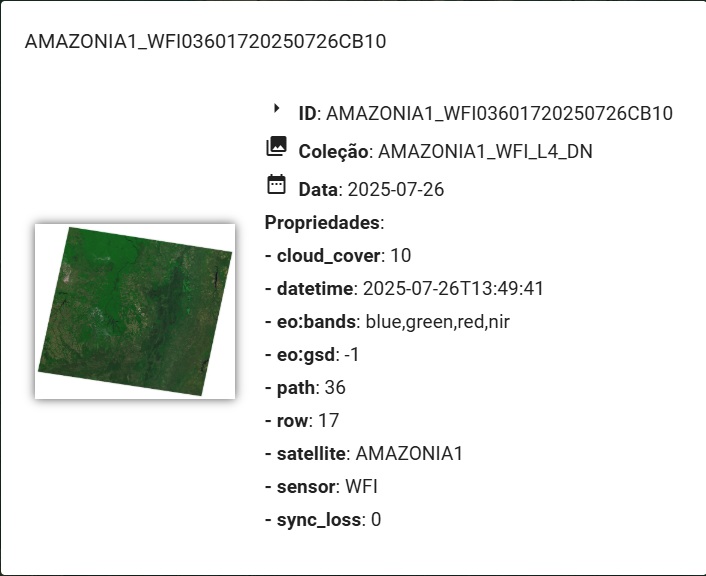
#> input picture Imagens para o artigo/descrição da img_4.png, 706 x 576 px; its folder holds only this picture in this run
$ python -i funcoes.py   (imports and definitions only)
#> lines starting #> are read from the running program, lines starting #| are printed output that depends on the picture; after the words box and inside, x2 and y2 are one past the last pixel; in counts of white or black regions, pixels touching at a corner belong together
#> further down, picture is the input picture: shape (576, 706, 3); mean B, G, R 233.8, 236.1, 233.9
# Importando bibliotecas
import numpy as np
import cv2
import os

def capturando_caminho_imagens_e_nome(caminho):
    # Lista de imagens a serem analisadas
    list_imgs = []
    nome_imgs = []

    for root, dirs, files in os.walk(caminho):
        for img_name in files:
            img_caminho = os.path.join(root, img_name)
            list_imgs.append(img_caminho)
            nome_imgs.append(img_name)

    return list_imgs, nome_imgs
def redimensionar_imagem(img):
    largura = 600
    altura = 500
    img = cv2.resize(img, (largura, altura), interpolation=cv2.INTER_AREA)

    return img

def indentificando_area_sem_vegeracao(img):
    # Criando HSV da imagem
    hsv = cv2.cvtColor(img, cv2.COLOR_BGR2HSV)
#> hsv: shape (576, 706, 3); mean H, S, V 3.9, 8.4, 236.1

    # Delimitação das cores das nuvens
    white_donw = np.array([0, 0, 200])
    white_upper = np.array([179, 50, 255])

    # Delimitações de cores verde e azul
    # Verde
    green_donw = np.array([35, 10, 10])  # EM HSV
    green_upper = np.array([85, 255, 255])  # EM HSV

    # Azul
    blue_donw = np.array([90, 50, 20])  # EM HSV
    blue_upper = np.array([120, 255, 255])  # EM HSV

    # Criando máscaras para as duas cores
    green_mask = cv2.inRange(hsv, green_donw, green_upper)
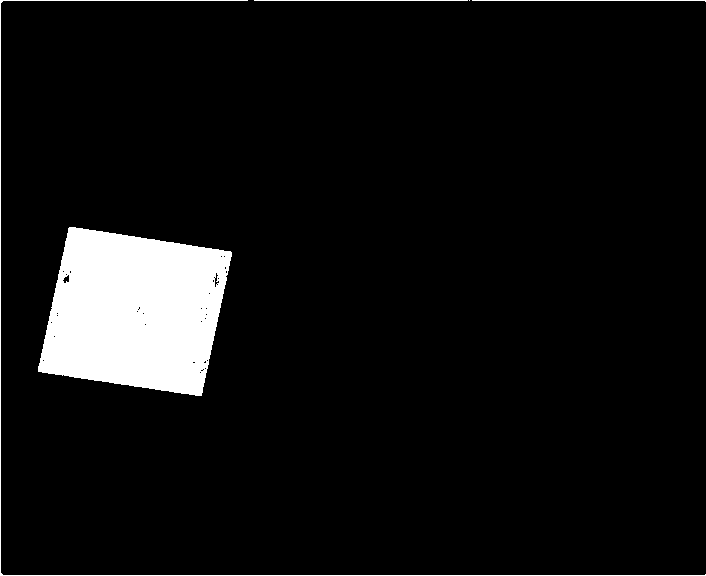
#> green_mask: shape (576, 706); 6.5% white; 5 white regions (1 under 20 px), largest, box (x1, y1, x2, y2) and area: (38, 227, 232, 396) 24475, (0, 0, 706, 576) 1535, (472, 0, 706, 2) 235, (254, 0, 468, 1) 214
    blue_mask = cv2.inRange(hsv, blue_donw, blue_upper)
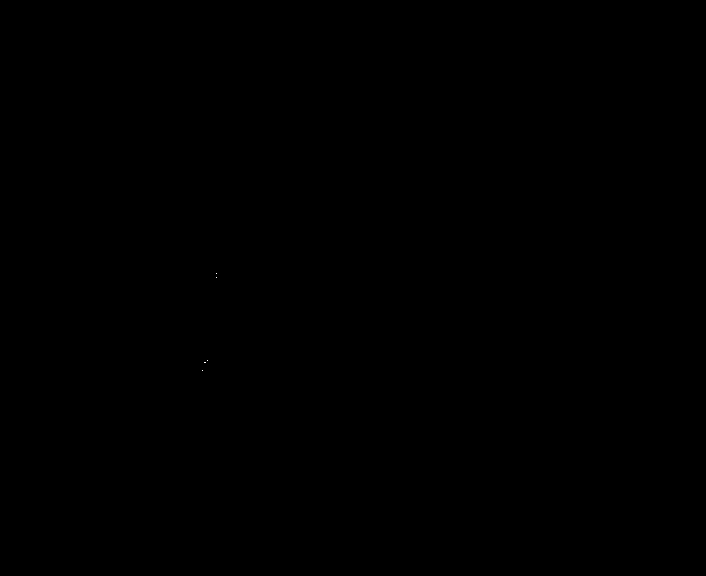
#> blue_mask: shape (576, 706); 0% white in thin lines or dots, all inside (x1, y1, x2, y2) = (202, 273, 217, 371)
    white_mask = cv2.inRange(hsv, white_donw, white_upper)
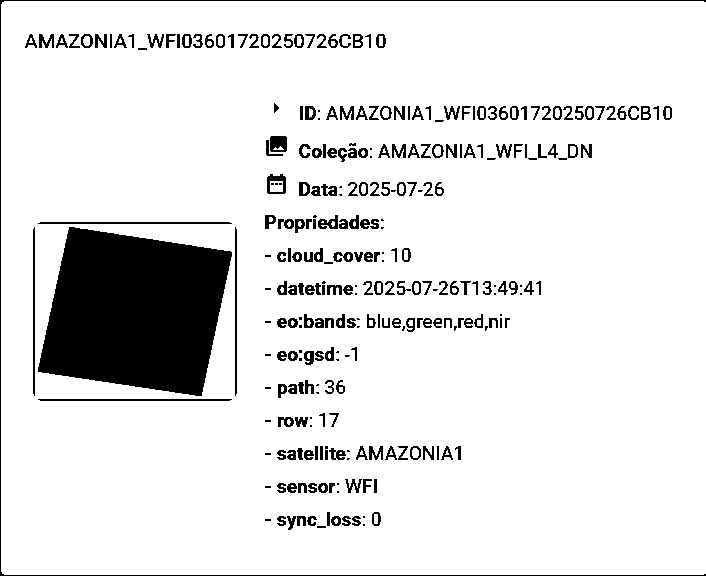
#> white_mask: shape (576, 706); 89.5% white; 288 black regions (65 under 20 px), largest, box (x1, y1, x2, y2) and area: (38, 227, 232, 396) 24492, (0, 0, 706, 576) 2000, (38, 222, 232, 224) 384

    # Criando a visinhaça de pixel considerada
    karnel = np.ones((5, 5), 'uint8')

    # Ditalando a mascara - Deixando ela maior e corrigindo erros
    green_mask = cv2.morphologyEx(green_mask, cv2.MORPH_CLOSE, karnel)
#> green_mask: shape (576, 706); 6.5% white; 3 white regions, box (x1, y1, x2, y2) and area: (38, 227, 232, 396) 24573, (0, 0, 706, 576) 1535, (254, 0, 706, 2) 453
    blue_mask = cv2.morphologyEx(blue_mask, cv2.MORPH_CLOSE, karnel)
    white_mask = cv2.morphologyEx(white_mask, cv2.MORPH_CLOSE, karnel)
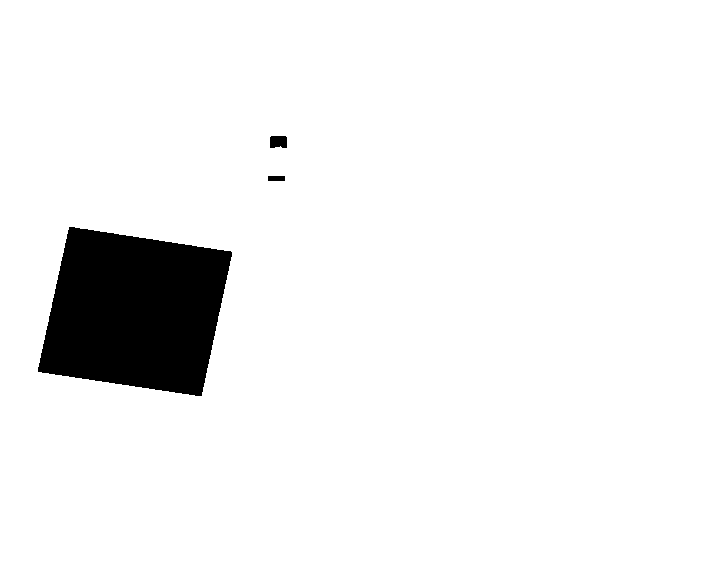
#> white_mask: shape (576, 706); 93.9% white; 3 black regions, box (x1, y1, x2, y2) and area: (38, 227, 232, 396) 24492, (270, 136, 287, 148) 194, (268, 176, 285, 181) 85

    # Região onde a área não é verde ou azul - Área desmatada, urbanizada ou queimada
    green_not_mask = cv2.bitwise_not(green_mask)
    res_not_green = cv2.bitwise_and(img, img, mask=green_not_mask)  # Imagem só com área sem verde
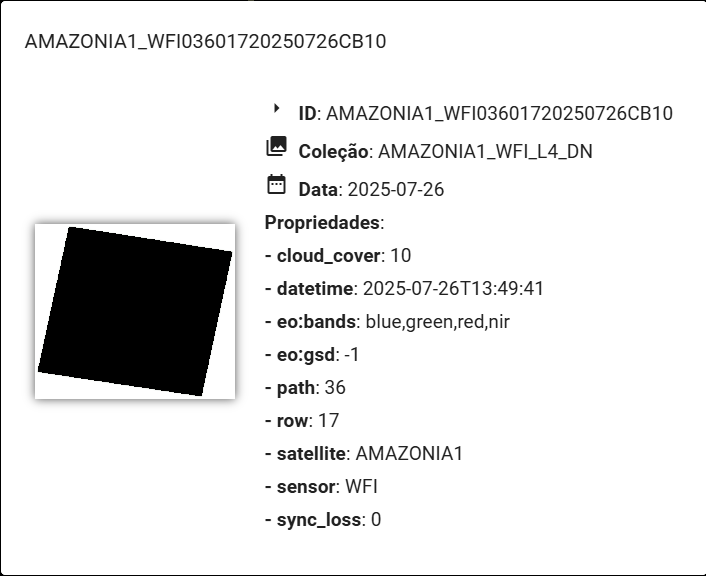
#> res_not_green: shape (576, 706, 3); mean B, G, R 231.2, 231.2, 231.2

    blue_not_mask = cv2.bitwise_not(blue_mask)
    res_not_blue = cv2.bitwise_and(img, img, mask=blue_not_mask)  # Imagem só com a área azul

    white_not_mask = cv2.bitwise_not(white_mask)
    res_not_mask = cv2.bitwise_and(img, img, mask=white_not_mask)  # Imagem só com área branca
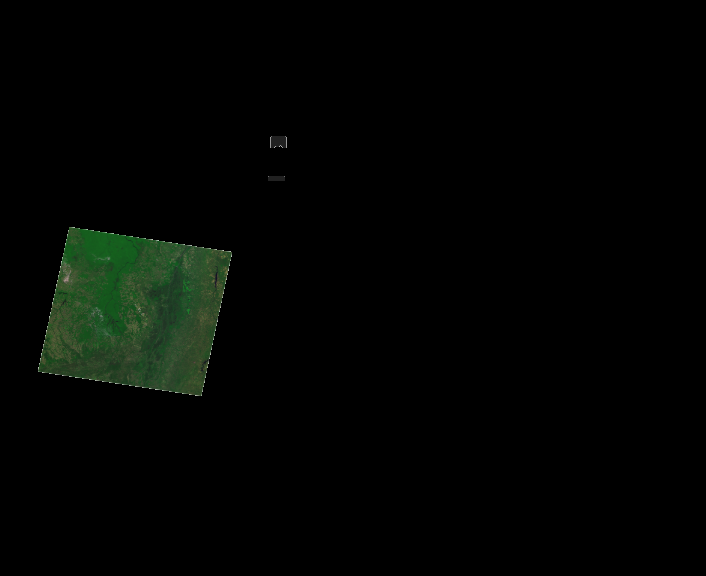
#> res_not_mask: shape (576, 706, 3); mean B, G, R 2.5, 4.8, 2.6

    # Juntando as duas mascaras da área desmatada em só uma
    non_green_and_blue_and_white_mask = cv2.bitwise_and(green_not_mask, blue_not_mask, white_not_mask)
    res_non_green_and_blue_and_white = cv2.bitwise_and(img, img, mask=non_green_and_blue_and_white_mask)

    # Criando sobreposição colorida na imagem original de área desmatada
    img_sbp = np.zeros_like(img, dtype=np.uint8)
    img_sbp[non_green_and_blue_and_white_mask == 255] = (0, 0, 255)  # Definindo a imagem de sobreposição como a mascara de cor vermelha

    return img_sbp

def sobrepondo_imagem(img, img_sobreposicao):
    # Colocando sobreposição na imagem original
    image_com_sbp = cv2.addWeighted(img, 0.5, img_sobreposicao, 0.5, 0)

    return image_com_sbp

def colando_imagem(img, img_com_sbp):
    merged_image = np.hstack((img, img_com_sbp))

    return merged_image

def salvar_resultado(img, caminho, nome):
    if not os.path.exists(caminho):
        os.makedirs(caminho)

    cv2.imwrite(caminho + nome, img)

>>> import cv2
>>> picture = cv2.imread('../Imagens para o artigo/descrição da img_4.png')
>>> result = indentificando_area_sem_vegeracao(picture)
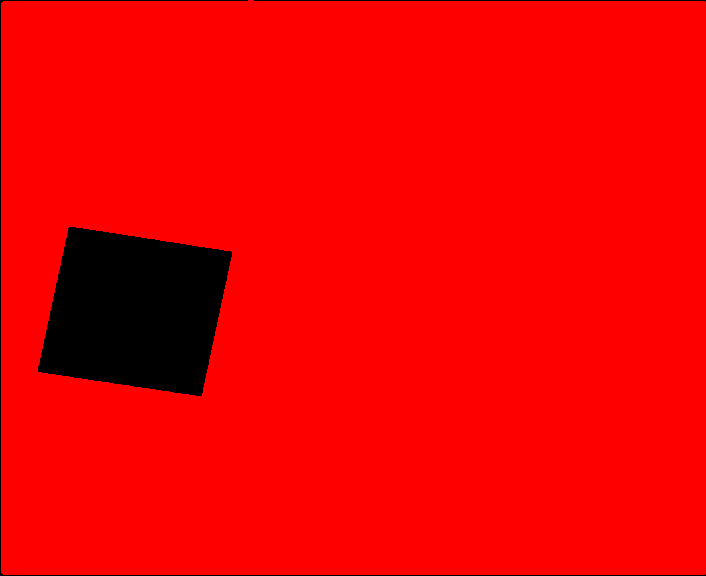
#> result: shape (576, 706, 3); mean B, G, R 0, 0, 238.3

$ run again, on Imagens para o artigo/img_1.png
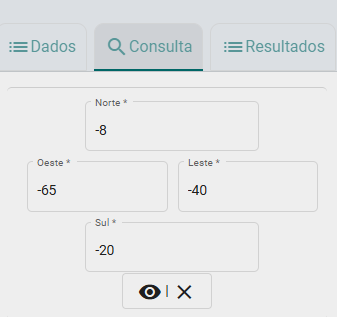
#> input picture Imagens para o artigo/img_1.png, 337 x 317 px
#> picture is the input picture: shape (317, 337, 3); mean B, G, R 232, 231.2, 229.6
#> hsv: shape (317, 337, 3); mean H, S, V 24.4, 4.3, 232.4
#> in indentificando_area_sem_vegeracao, `blue_mask = cv2.inRange(hsv, blue_donw, blue_upper)`:
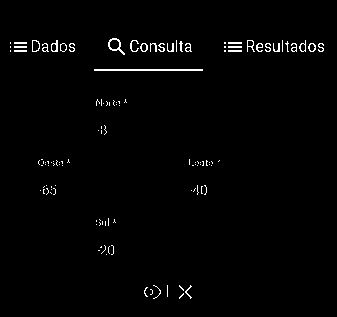
#> blue_mask: shape (317, 337); 1.4% white in thin lines or dots, all inside (x1, y1, x2, y2) = (10, 38, 324, 299)
#> green_not_mask: shape (317, 337); 100% white; black in thin lines or dots, all inside (x1, y1, x2, y2) = (41, 100, 219, 191)
#> blue_not_mask: shape (317, 337); 97% white; 21 black regions (3 under 20 px), largest, box (x1, y1, x2, y2) and area: (247, 40, 324, 52) 702, (130, 40, 192, 52) 532, (32, 40, 75, 52) 349
#> white_not_mask: shape (317, 337); 0.08% white; 2 white regions, box (x1, y1, x2, y2) and area: (154, 288, 160, 296) 46, (140, 288, 145, 296) 40
#> `result = indentificando_area_sem_vegeracao(picture)`:
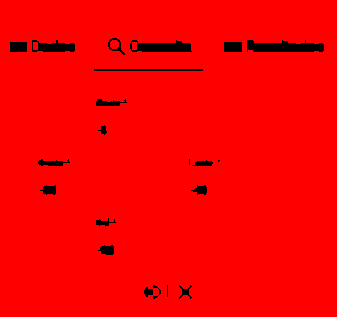
#> result: shape (317, 337, 3); mean B, G, R 0, 0, 247.3

$ run again, on Imagens para o artigo/img_2.png
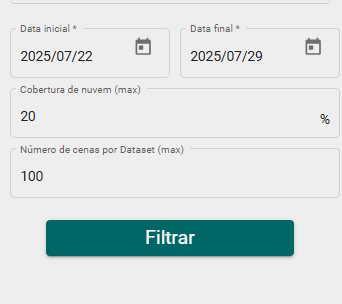
#> input picture Imagens para o artigo/img_2.png, 342 x 304 px
#> picture is the input picture: shape (304, 342, 3); mean B, G, R 223.1, 223.1, 214.6
#> hsv: shape (304, 342, 3); mean H, S, V 9.5, 23.6, 224
#> in indentificando_area_sem_vegeracao, `blue_mask = cv2.inRange(hsv, blue_donw, blue_upper)`:
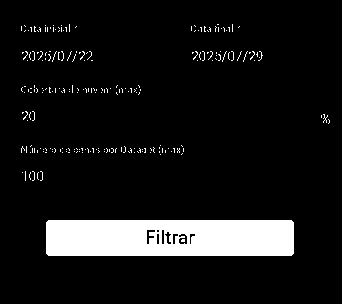
#> blue_mask: shape (304, 342); 9.2% white; 224 white regions (223 under 20 px), largest, box (x1, y1, x2, y2) and area: (46, 220, 294, 256) 8674
#> green_not_mask: shape (304, 342); 100% white; black in thin lines or dots, all inside (x1, y1, x2, y2) = (22, 26, 328, 173)
#> blue_not_mask: shape (304, 342); 88.6% white; 18 black regions (5 under 20 px), largest, box (x1, y1, x2, y2) and area: (46, 220, 294, 256) 8916, (22, 51, 93, 62) 560, (192, 51, 263, 62) 554
#> white_not_mask: shape (304, 342); 8.8% white; 4 white regions, box (x1, y1, x2, y2) and area: (46, 220, 294, 258) 8940, (137, 39, 150, 44) 65, (307, 39, 320, 44) 65, (149, 231, 157, 236) 40
#> `result = indentificando_area_sem_vegeracao(picture)`:
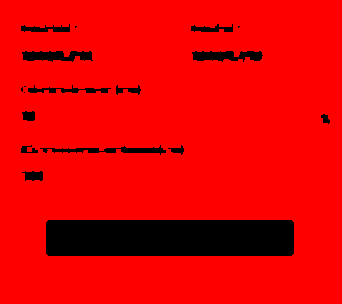
#> result: shape (304, 342, 3); mean B, G, R 0, 0, 225.9
